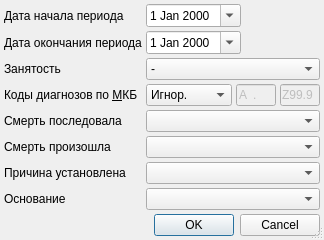
<ui version="4.0" >
 <class>DeathReportSetupDialog</class>
 <widget class="QDialog" name="DeathReportSetupDialog" >
  <property name="windowModality" >
   <enum>Qt::ApplicationModal</enum>
  </property>
  <property name="geometry" >
   <rect>
    <x>0</x>
    <y>0</y>
    <width>314</width>
    <height>236</height>
   </rect>
  </property>
  <property name="windowTitle" >
   <string>параметры отчёта</string>
  </property>
  <property name="sizeGripEnabled" >
   <bool>true</bool>
  </property>
  <layout class="QGridLayout" >
   <property name="margin" >
    <number>4</number>
   </property>
   <property name="spacing" >
    <number>4</number>
   </property>
   <item row="0" column="0" >
    <widget class="QLabel" name="lblBegDate" >
     <property name="text" >
      <string>Дата начала периода</string>
     </property>
     <property name="buddy" >
      <cstring>edtBegDate</cstring>
     </property>
    </widget>
   </item>
   <item row="0" column="1" >
    <widget class="CDateEdit" name="edtBegDate" >
     <property name="calendarPopup" >
      <bool>true</bool>
     </property>
    </widget>
   </item>
   <item row="0" column="2" >
    <spacer>
     <property name="orientation" >
      <enum>Qt::Horizontal</enum>
     </property>
     <property name="sizeHint" stdset="0" >
      <size>
       <width>91</width>
       <height>20</height>
      </size>
     </property>
    </spacer>
   </item>
   <item row="1" column="0" >
    <widget class="QLabel" name="lblEndDate" >
     <property name="text" >
      <string>Дата окончания периода</string>
     </property>
     <property name="buddy" >
      <cstring>edtEndDate</cstring>
     </property>
    </widget>
   </item>
   <item row="1" column="1" >
    <widget class="CDateEdit" name="edtEndDate" >
     <property name="calendarPopup" >
      <bool>true</bool>
     </property>
    </widget>
   </item>
   <item row="1" column="2" >
    <spacer>
     <property name="orientation" >
      <enum>Qt::Horizontal</enum>
     </property>
     <property name="sizeHint" stdset="0" >
      <size>
       <width>91</width>
       <height>20</height>
      </size>
     </property>
    </spacer>
   </item>
   <item row="8" column="0" >
    <spacer>
     <property name="orientation" >
      <enum>Qt::Vertical</enum>
     </property>
     <property name="sizeHint" stdset="0" >
      <size>
       <width>129</width>
       <height>21</height>
      </size>
     </property>
    </spacer>
   </item>
   <item row="9" column="0" colspan="3" >
    <widget class="QDialogButtonBox" name="buttonBox" >
     <property name="orientation" >
      <enum>Qt::Horizontal</enum>
     </property>
     <property name="standardButtons" >
      <set>QDialogButtonBox::Cancel|QDialogButtonBox::Ok</set>
     </property>
    </widget>
   </item>
   <item row="2" column="1" colspan="2" >
    <widget class="QComboBox" name="cmbBusyness" >
     <item>
      <property name="text" >
       <string>-</string>
      </property>
     </item>
     <item>
      <property name="text" >
       <string>указана</string>
      </property>
     </item>
     <item>
      <property name="text" >
       <string>не указана</string>
      </property>
     </item>
    </widget>
   </item>
   <item row="2" column="0" >
    <widget class="QLabel" name="lblBusyness" >
     <property name="text" >
      <string>Занятость</string>
     </property>
     <property name="buddy" >
      <cstring>cmbBusyness</cstring>
     </property>
    </widget>
   </item>
   <item row="3" column="1" colspan="2" >
    <widget class="QFrame" name="frmMKB" >
     <property name="frameShape" >
      <enum>QFrame::NoFrame</enum>
     </property>
     <property name="frameShadow" >
      <enum>QFrame::Raised</enum>
     </property>
     <layout class="QGridLayout" name="_2" >
      <property name="horizontalSpacing" >
       <number>4</number>
      </property>
      <property name="verticalSpacing" >
       <number>0</number>
      </property>
      <property name="margin" >
       <number>0</number>
      </property>
      <item row="0" column="0" >
       <widget class="QComboBox" name="cmbMKBFilter" >
        <item>
         <property name="text" >
          <string>Игнор.</string>
         </property>
        </item>
        <item>
         <property name="text" >
          <string>Интервал</string>
         </property>
        </item>
       </widget>
      </item>
      <item row="0" column="1" >
       <widget class="CICDCodeEdit" name="edtMKBFrom" >
        <property name="enabled" >
         <bool>false</bool>
        </property>
        <property name="sizePolicy" >
         <sizepolicy vsizetype="Fixed" hsizetype="Fixed" >
          <horstretch>0</horstretch>
          <verstretch>0</verstretch>
         </sizepolicy>
        </property>
        <property name="maximumSize" >
         <size>
          <width>40</width>
          <height>16777215</height>
         </size>
        </property>
        <property name="inputMask" >
         <string>a00.00; </string>
        </property>
        <property name="text" >
         <string>A.</string>
        </property>
        <property name="maxLength" >
         <number>6</number>
        </property>
       </widget>
      </item>
      <item row="0" column="2" >
       <widget class="CICDCodeEdit" name="edtMKBTo" >
        <property name="enabled" >
         <bool>false</bool>
        </property>
        <property name="sizePolicy" >
         <sizepolicy vsizetype="Fixed" hsizetype="Fixed" >
          <horstretch>0</horstretch>
          <verstretch>0</verstretch>
         </sizepolicy>
        </property>
        <property name="maximumSize" >
         <size>
          <width>40</width>
          <height>16777215</height>
         </size>
        </property>
        <property name="inputMask" >
         <string>a00.00; </string>
        </property>
        <property name="text" >
         <string>Z99.9</string>
        </property>
        <property name="maxLength" >
         <number>6</number>
        </property>
       </widget>
      </item>
      <item row="0" column="3" >
       <spacer>
        <property name="orientation" >
         <enum>Qt::Horizontal</enum>
        </property>
        <property name="sizeHint" stdset="0" >
         <size>
          <width>40</width>
          <height>20</height>
         </size>
        </property>
       </spacer>
      </item>
     </layout>
    </widget>
   </item>
   <item row="3" column="0" >
    <widget class="QLabel" name="lblMKB" >
     <property name="text" >
      <string>Коды диагнозов по &amp;МКБ</string>
     </property>
     <property name="buddy" >
      <cstring>cmbMKBFilter</cstring>
     </property>
    </widget>
   </item>
   <item row="4" column="1" colspan="2" >
    <widget class="CStrComboBox" name="cmbPlace" />
   </item>
   <item row="5" column="1" colspan="2" >
    <widget class="CStrComboBox" name="cmbCause" />
   </item>
   <item row="6" column="1" colspan="2" >
    <widget class="CStrComboBox" name="cmbFoundBy" />
   </item>
   <item row="7" column="1" colspan="2" >
    <widget class="CStrComboBox" name="cmbFoundation" />
   </item>
   <item row="4" column="0" >
    <widget class="QLabel" name="lblPlace" >
     <property name="text" >
      <string>Смерть последовала</string>
     </property>
     <property name="buddy" >
      <cstring>cmbPlace</cstring>
     </property>
    </widget>
   </item>
   <item row="5" column="0" >
    <widget class="QLabel" name="lblCause" >
     <property name="text" >
      <string>Смерть произошла</string>
     </property>
     <property name="buddy" >
      <cstring>cmbCause</cstring>
     </property>
    </widget>
   </item>
   <item row="6" column="0" >
    <widget class="QLabel" name="lblFoundBy" >
     <property name="text" >
      <string>Причина установлена</string>
     </property>
     <property name="buddy" >
      <cstring>cmbFoundBy</cstring>
     </property>
    </widget>
   </item>
   <item row="7" column="0" >
    <widget class="QLabel" name="lblFoundation" >
     <property name="text" >
      <string>Основание</string>
     </property>
     <property name="buddy" >
      <cstring>cmbFoundation</cstring>
     </property>
    </widget>
   </item>
  </layout>
 </widget>
 <customwidgets>
  <customwidget>
   <class>CDateEdit</class>
   <extends>QDateEdit</extends>
   <header>library/DateEdit</header>
  </customwidget>
  <customwidget>
   <class>CICDCodeEdit</class>
   <extends>QLineEdit</extends>
   <header>library/ICDCodeEdit.h</header>
  </customwidget>
  <customwidget>
   <class>CStrComboBox</class>
   <extends>QComboBox</extends>
   <header>library/StrComboBox.h</header>
  </customwidget>
 </customwidgets>
 <tabstops>
  <tabstop>edtBegDate</tabstop>
  <tabstop>edtEndDate</tabstop>
  <tabstop>cmbBusyness</tabstop>
  <tabstop>cmbMKBFilter</tabstop>
  <tabstop>edtMKBFrom</tabstop>
  <tabstop>edtMKBTo</tabstop>
  <tabstop>cmbPlace</tabstop>
  <tabstop>cmbCause</tabstop>
  <tabstop>cmbFoundBy</tabstop>
  <tabstop>cmbFoundation</tabstop>
  <tabstop>buttonBox</tabstop>
 </tabstops>
 <resources/>
 <connections>
  <connection>
   <sender>buttonBox</sender>
   <signal>accepted()</signal>
   <receiver>DeathReportSetupDialog</receiver>
   <slot>accept()</slot>
   <hints>
    <hint type="sourcelabel" >
     <x>121</x>
     <y>138</y>
    </hint>
    <hint type="destinationlabel" >
     <x>102</x>
     <y>90</y>
    </hint>
   </hints>
  </connection>
  <connection>
   <sender>buttonBox</sender>
   <signal>rejected()</signal>
   <receiver>DeathReportSetupDialog</receiver>
   <slot>reject()</slot>
   <hints>
    <hint type="sourcelabel" >
     <x>234</x>
     <y>138</y>
    </hint>
    <hint type="destinationlabel" >
     <x>236</x>
     <y>76</y>
    </hint>
   </hints>
  </connection>
 </connections>
</ui>
